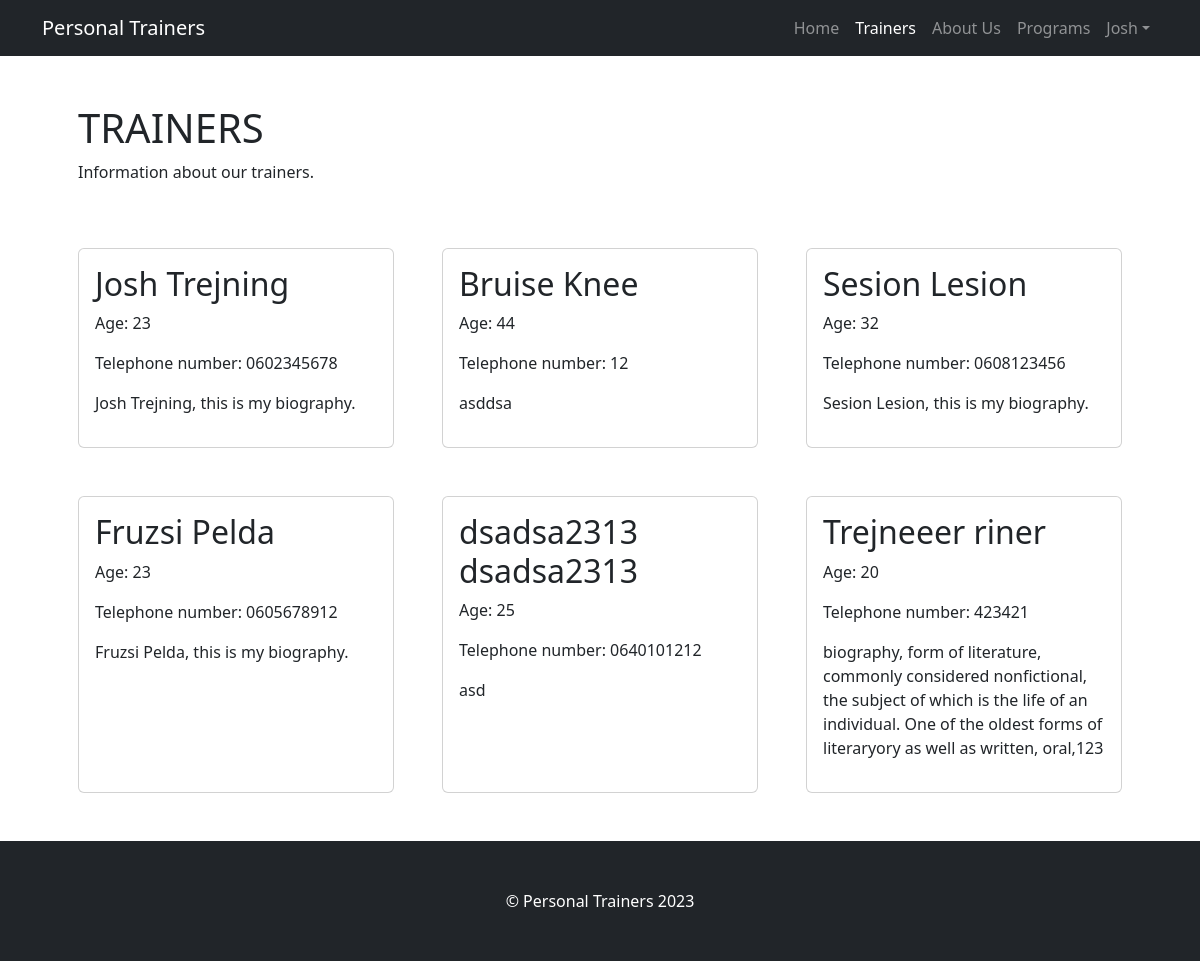
/trainer.php (signed in), run on the app's committed database.
### tables this page shows
CREATE TABLE `trainer` (
  `trainer_id` int NOT NULL,
  `email` varchar(100) NOT NULL,
  `trainer_password` varchar(60) NOT NULL,
  `firstname` varchar(40) NOT NULL,
  `lastname` varchar(40) NOT NULL,
  `age` int NOT NULL,
  `gender` smallint NOT NULL,
  `phone` varchar(60) DEFAULT NULL,
  `biography` varchar(300) DEFAULT NULL,
  `is_banned` smallint DEFAULT '0',
  `active` smallint NOT NULL DEFAULT '0',
  `registration_token` char(40) NOT NULL,
  `registration_token_expiry` datetime DEFAULT NULL,
  `forgotten_password_token` char(40) DEFAULT NULL,
  `forgotten_password_expires` datetime DEFAULT NULL,
  `admin_approval` smallint NOT NULL DEFAULT '0'
);

### trainer.php (the view, shortened to what this page needs)
<?php
require_once 'functions_def.php';
?>
<!DOCTYPE html>
<html lang="en">
<head>
    <link rel="stylesheet" href="https://cdn.jsdelivr.net/npm/bootstrap@4.3.1/dist/css/bootstrap.min.css">
    <link href="css/guestStyle.css" rel="stylesheet" />
    <link href="css/style.css" rel="stylesheet" />
</head>
<body>
<nav class="navbar navbar-expand-lg navbar-dark bg-dark">
    <div class="container">
        <a class="navbar-brand" href="index.php">Personal Trainers</a>
        <div class="collapse navbar-collapse" id="navbarSupportedContent">
            <ul class="navbar-nav ms-auto mb-2 mb-lg-0">
                <li class="nav-item"><a class="nav-link"  href="index.php">Home</a></li>
                <li class="nav-item"><a class="nav-link active" aria-current="page"  href="trainer.php">Trainers</a></li>
                <li class="nav-item"><a class="nav-link" href="aboutus.php">About Us</a></li>
                <?php
                if (!isset($_SESSION['username'])) {
                    echo'
                <li class="nav-item"><a class="nav-link" href="signIn.php">Log-in</a></li>
                <li class="nav-item"><a class="nav-link" href="register.php">Registration</a></li>
                    ';
                }else{
                    echo '
                    <li class="nav-item"><a class="nav-link" href="user_list_program.php">Programs</a></li>
                    <li class="nav-item dropdown">
                    <a class="nav-link dropdown-toggle" href="#" role="button" data-bs-toggle="dropdown">'.$_SESSION["firstname"]. '</a>
                    <div class="dropdown-menu" aria-labelledby="navbarDropdown">
                        <a class="dropdown-item" href="editprofile.php">Edit profile</a>
                        <a class="dropdown-item" href="my_works.php">My programs</a>
                        <div class="dropdown-divider"></div>
                        <a class="dropdown-item" href="logout.php">Log out</a>
                    </div>
                </li>
                    ';
                }
                ?>
            </ul>
        </div>
    </div>
</nav>
<div class="container px-4 px-lg-5">
    <div class="row gx-4 gx-lg-5 align-items-center my-5">
        <div class="col-lg-5">
            <h1 class="font-weight-light">TRAINERS</h1>
            <p>Information about our trainers.</p>
        </div>
    </div>
    <div class="row gx-4 gx-lg-5">
        <?php
        $pdo = connectDatabase($dsn, $pdoOptions);
        $sqlTrainerListing = "SELECT * FROM `trainer` WHERE admin_approval=1 AND is_banned=0 ;";
        $stmtTrainerListing = $pdo->prepare($sqlTrainerListing);
        $stmtTrainerListing->execute();
        if($stmtTrainerListing->rowCount() > 0){
            while ($row = $stmtTrainerListing->fetch(PDO::FETCH_ASSOC)) {
                echo "
                    <div class='col-md-4 mb-5'>
                        <div class='card h-100'>
                            <div class='card-body'>
                                <h2>".$row["firstname"]." ".$row["lastname"]."</h2>
                                <p>Age: ".$row["age"]."</p>
                                <p>Telephone number: ".$row["phone"]."</p>
                                <p>".$row["biography"]."</p>
                                                ";
                echo "
                </div>
            </div>
        </div>
    ";
            }
        }
        ?>
    </div>
</div>
<footer class="py-5 bg-dark">
    <div class="container px-4 px-lg-5"><p class="m-0 text-center text-white">&copy; Personal Trainers 2023</p></div>
</footer>
</body>
</html>

### css/style.css (style rules this page uses)
body { min-height: 113vh; display: flex; flex-direction: column; }
footer { margin-top: auto; }

### data on the page
trainer: firstname "Josh", lastname "Trejning", age "23", phone "0602345678", biography "Josh Trejning, this is my biography."
trainer: firstname "Bruise", lastname "Knee", age "44", phone "12", biography "asddsa"
trainer: firstname "Sesion", lastname "Lesion", age "32", phone "0608123456", biography "Sesion Lesion, this is my biography."
trainer: firstname "Fruzsi", lastname "Pelda", age "23", phone "0605678912", biography "Fruzsi Pelda, this is my biography."
trainer: firstname "dsadsa2313", lastname "dsadsa2313", age "25", phone "0640101212", biography "asd"
trainer: firstname "Trejneeer", lastname "riner", age "20", phone "423421", biography "biography, form of literature, commonly considered nonfictional, the subject of which is the life of an individual. One of the oldest forms of literaryory as well as written, oral,123"

### other printed values
$_SESSION["firstname"] "Josh"
